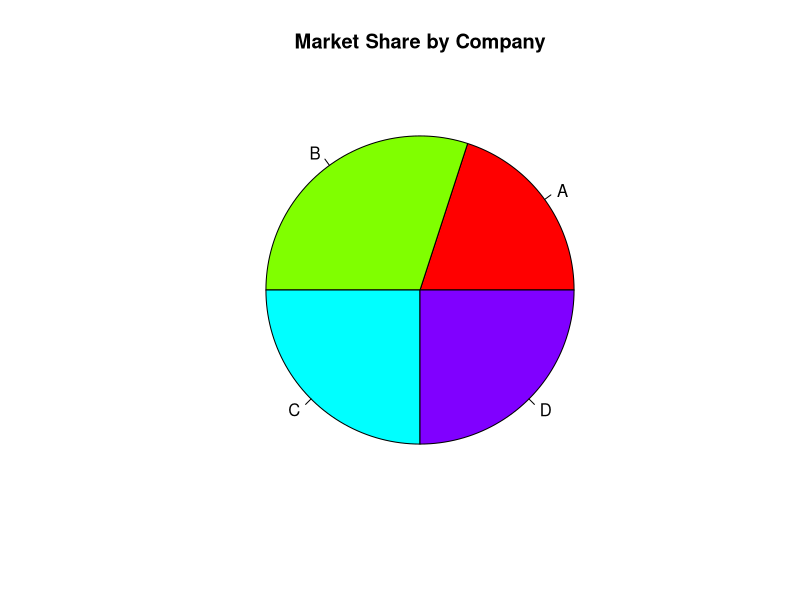

This figure's R source:
# Market share data
company <- c("A", "B", "C", "D")
market_share <- c(20, 30, 25, 25)

# Create pie chart
pie(market_share,
    labels = company,
    col = rainbow(length(company)),
    main = "Market Share by Company")
